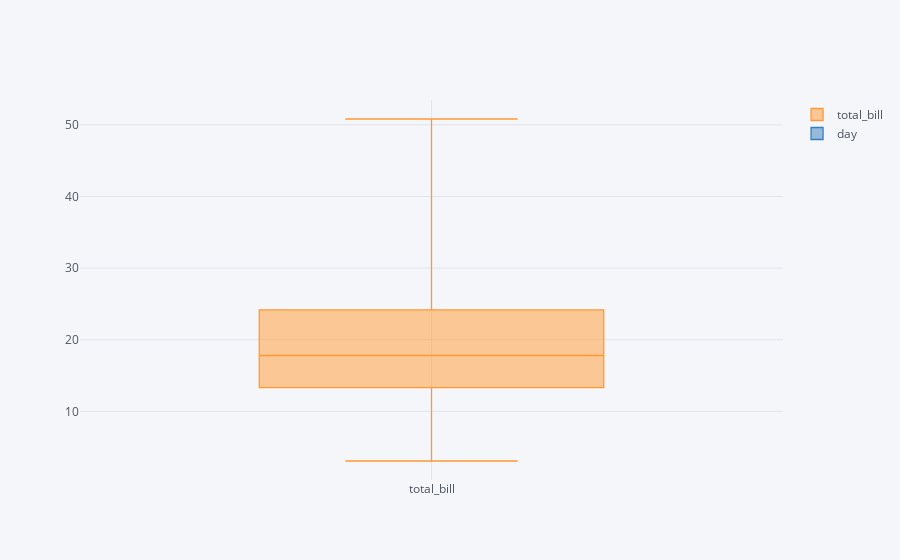

Notebook cell for this chart:
### Code cell
tips[['total_bill','day']].iplot(kind = 'box',x = 'total_bill',y = 'day')

### Figure 1 — Plotly figure (JSON) as saved in the notebook; plotly's stock layout.template omitted (floating-point values rounded to 4 significant figures; data arrays with more than 128 entries replaced by an {"elided": "..."} marker saying what was removed)
{"data": [{"boxpoints": false, "line": {"width": 1.3}, "marker": {"color": "rgba(255, 153, 51, 1.0)"}, "name": "total_bill", "orientation": "v", "type": "box", "y": {"elided": "244 float values"}}, {"boxpoints": false, "line": {"width": 1.3}, "marker": {"color": "rgba(55, 128, 191, 1.0)"}, "name": "day", "orientation": "v", "type": "box", "y": {"elided": "244 str values"}}], "layout": {"autosize": true, "legend": {"bgcolor": "#F5F6F9", "font": {"color": "#4D5663"}}, "paper_bgcolor": "#F5F6F9", "plot_bgcolor": "#F5F6F9", "title": {"font": {"color": "#4D5663"}}, "xaxis": {"autorange": true, "gridcolor": "#E1E5ED", "range": [-0.5, 0.5], "showgrid": true, "tickfont": {"color": "#4D5663"}, "title": {"font": {"color": "#4D5663"}, "text": ""}, "type": "category", "zerolinecolor": "#E1E5ED"}, "yaxis": {"autorange": true, "gridcolor": "#E1E5ED", "range": [0.4178, 53.46], "showgrid": true, "tickfont": {"color": "#4D5663"}, "title": {"font": {"color": "#4D5663"}, "text": ""}, "type": "linear", "zerolinecolor": "#E1E5ED"}}}
